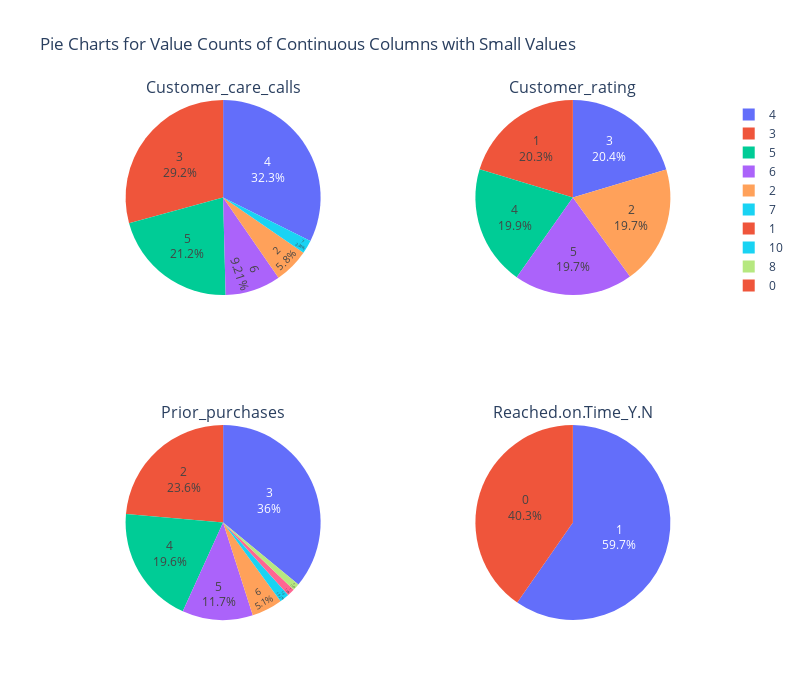

The notebook cell saved with this chart:
### Markdown cell above
### Checking value counts of continuous columns

### Code cell
continuous_col_small_value = ['Customer_care_calls', 'Customer_rating', 'Prior_purchases', 'Reached.on.Time_Y.N']

fig = go.Figure()
fig = make_subplots(
    rows=2, cols=2, 
    specs=[[{'type': 'domain'}, {'type': 'domain'}],
           [{'type': 'domain'}, {'type': 'domain'}]],
    subplot_titles=('Customer_care_calls', 'Customer_rating','Prior_purchases', 'Reached.on.Time_Y.N')
)

positions = [(1, 1), (1, 2), (2, 1), (2, 2)]

for idx,col in enumerate(continuous_col_small_value):
    row, col_pos = positions[idx]
    value_counts = df[col].value_counts().reset_index()
    value_counts.columns = [col, 'Count']

    pie_fig = px.pie(value_counts, values='Count', names=col, color=col)

    pie_trace = pie_fig.data[0]
    pie_trace.textinfo = 'label+percent'
    pie_trace.textposition = 'inside'
    fig.add_trace(pie_trace, row=row, col=col_pos)
  
fig.update_layout(
    height=700, width=800,
    title_text="Pie Charts for Value Counts of Continuous Columns with Small Values"
)
fig.show()

### Figure 1 — Plotly figure (JSON) as saved in the notebook; plotly's stock layout.template omitted (floating-point values rounded to 4 significant figures)
{"data": [{"customdata": [[4], [3], [5], [6], [2], [7]], "domain": {"x": [0, 0.45], "y": [0.625, 1]}, "hovertemplate": "Customer_care_calls=%{customdata[0]}<br>Count=%{value}<extra></extra>", "labels": [4, 3, 5, 6, 2, 7], "legendgroup": "", "marker": {"colors": ["#636efa", "#EF553B", "#00cc96", "#ab63fa", "#FFA15A", "#19d3f3"]}, "name": "", "showlegend": true, "textinfo": "label+percent", "textposition": "inside", "type": "pie", "values": [3557, 3217, 2328, 1013, 638, 246]}, {"customdata": [[3], [1], [4], [5], [2]], "domain": {"x": [0.55, 1], "y": [0.625, 1]}, "hovertemplate": "Customer_rating=%{customdata[0]}<br>Count=%{value}<extra></extra>", "labels": [3, 1, 4, 5, 2], "legendgroup": "", "marker": {"colors": ["#636efa", "#EF553B", "#00cc96", "#ab63fa", "#FFA15A"]}, "name": "", "showlegend": true, "textinfo": "label+percent", "textposition": "inside", "type": "pie", "values": [2239, 2235, 2189, 2171, 2165]}, {"customdata": [[3], [2], [4], [5], [6], [10], [7], [8]], "domain": {"x": [0, 0.45], "y": [0, 0.375]}, "hovertemplate": "Prior_purchases=%{customdata[0]}<br>Count=%{value}<extra></extra>", "labels": [3, 2, 4, 5, 6, 10, 7, 8], "legendgroup": "", "marker": {"colors": ["#636efa", "#EF553B", "#00cc96", "#ab63fa", "#FFA15A", "#19d3f3", "#FF6692", "#B6E880"]}, "name": "", "showlegend": true, "textinfo": "label+percent", "textposition": "inside", "type": "pie", "values": [3955, 2599, 2155, 1287, 561, 178, 136, 128]}, {"customdata": [[1], [0]], "domain": {"x": [0.55, 1], "y": [0, 0.375]}, "hovertemplate": "Reached.on.Time_Y.N=%{customdata[0]}<br>Count=%{value}<extra></extra>", "labels": [1, 0], "legendgroup": "", "marker": {"colors": ["#636efa", "#EF553B"]}, "name": "", "showlegend": true, "textinfo": "label+percent", "textposition": "inside", "type": "pie", "values": [6563, 4436]}], "layout": {"annotations": [{"font": {"size": 16}, "showarrow": false, "text": "Customer_care_calls", "x": 0.225, "xanchor": "center", "xref": "paper", "y": 1, "yanchor": "bottom", "yref": "paper"}, {"font": {"size": 16}, "showarrow": false, "text": "Customer_rating", "x": 0.775, "xanchor": "center", "xref": "paper", "y": 1, "yanchor": "bottom", "yref": "paper"}, {"font": {"size": 16}, "showarrow": false, "text": "Prior_purchases", "x": 0.225, "xanchor": "center", "xref": "paper", "y": 0.375, "yanchor": "bottom", "yref": "paper"}, {"font": {"size": 16}, "showarrow": false, "text": "Reached.on.Time_Y.N", "x": 0.775, "xanchor": "center", "xref": "paper", "y": 0.375, "yanchor": "bottom", "yref": "paper"}], "height": 700, "title": {"text": "Pie Charts for Value Counts of Continuous Columns with Small Values"}, "width": 800}}
